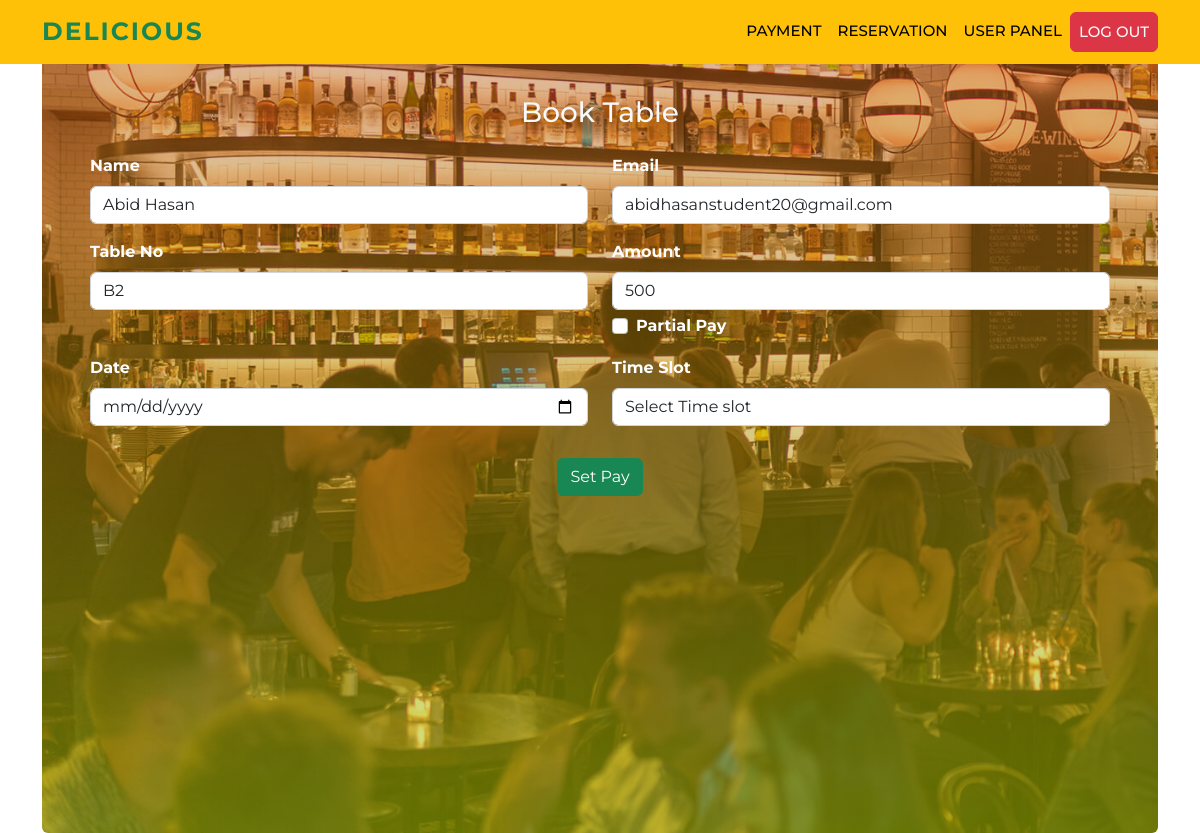
Screenshot of /user/book.php?id=3 (signed in) with the database file from the repository.
### tables this page shows
CREATE TABLE `user` (
  `id` int(100) NOT NULL,
  `name` varchar(100) NOT NULL,
  `email` varchar(100) NOT NULL,
  `pass` text NOT NULL,
  `p_number` text NOT NULL
);

CREATE TABLE `table` (
  `tid` int(55) NOT NULL,
  `t_name` varchar(150) NOT NULL,
  `chair` varchar(100) NOT NULL,
  `amount` varchar(100) NOT NULL,
  `describe` varchar(255) NOT NULL
);

### user/book.php (the view, shortened to what this page needs)
<?php
include 'connection.php';
$id = isset($_GET['id']) ? intval($_GET['id']) : 0;
$sql_table = "SELECT t_name, amount FROM `table` WHERE tid = ?";
$stmt = $conn->prepare($sql_table);
$stmt->bind_param("i", $id);
$stmt->execute();
$result_table = $stmt->get_result();
$row_table = $result_table->fetch_assoc();
$t_name = $row_table['t_name'];
$amount = $row_table['amount'];
$email = $_SESSION['email'];
$sql_user = "SELECT name, email FROM user WHERE email=?";
$stmt = $conn->prepare($sql_user);
$stmt->bind_param("s", $email);
$stmt->execute();
$result_user = $stmt->get_result();
$row_user = $result_user->fetch_assoc();
$user_name = $row_user['name'];
$user_email = $row_user['email'];
$current_date = date('Y-m-d');
?>
<!DOCTYPE html>
<html lang="en">
<head>
    <link rel="stylesheet" href="userstyle.css">
    <link href="https://cdn.jsdelivr.net/npm/bootstrap@5.2.3/dist/css/bootstrap.min.css" rel="stylesheet">
</head>
<body>
    <?php include "Nav.php"; ?>
    <div class="container mt-5 text-light">
        <div class="form mt-5 p-5 bg-dark rounded">
            <form method="post" action="book.php?id=<?php echo $id; ?>" enctype="multipart/form-data">
                <h3 class="text-center mb-4">Book Table</h3>
                <div class="row mb-3">
                    <div class="col-md-6">
                        <div class="form-group fw-bold">
                            <label for="name" class="form-label text-white">Name</label>
                            <input type="text" id="name" name="name" class="form-control" value="<?php echo htmlspecialchars($user_name); ?>" required />
                        </div>
                    </div>
                    <div class="col-md-6">
                        <div class="form-group fw-bold">
                            <label for="email" class="form-label text-white">Email</label>
                            <input type="email" id="email" name="email" class="form-control" value="<?php echo htmlspecialchars($user_email); ?>" required />
                        </div>
                    </div>
                </div>
                <div class="row mb-3">
                    <div class="col-md-6">
                        <div class="form-group fw-bold">
                            <label for="table" class="form-label text-white">Table No</label>
                            <input type="text" id="table" name="table" class="form-control" value="<?php echo htmlspecialchars($t_name); ?>" readonly />
                        </div>
                    </div>
                    <div class="col-md-6">
                        <div class="form-group fw-bold">
                            <label for="price" class="form-label text-white">Amount</label>
                            <input type="number" id="price" name="price" class="form-control" value="<?php echo htmlspecialchars($amount); ?>" readonly />
                        </div>
                        <div class="form-group mt-1">
                            <div class="form-check">
                                <input type="checkbox" id="partial-pay-checkbox" class="form-check-input">
                                <label for="partial-pay-checkbox" class="form-check-label text-white fw-bold">Partial Pay</label>
                            </div>
                        </div>
                    </div>
                </div>
                <div class="row mb-3">
                    <div class="col-md-6">
                        <div class="form-group">
                            <label for="date" class="form-label text-white fw-bold">Date</label>
                            <input type="date" id="date" name="date" class="form-control" min="<?php echo $current_date; ?>" required />
                        </div>
                    </div>
                    <div class="col-md-6">
                        <div class="form-group">
                            <label class="form-label text-white fw-bold">Time Slot</label>
                            <select name="time_slot" class="form-control" required>
                                <option value="">Select Time slot</option>
                            </select>
                        </div>
                    </div>
                </div>
                <div class="text-center">
                    <button type="submit" class="btn btn-success mt-3">Set Pay</button>
                </div>
            </form>
        </div>
    </div>
</body>
</html>

### user/userstyle.css (style rules this page uses)
* { margin: 0; padding: 0; }
.form { background: linear-gradient(rgba(177,74,0,0.3981967787114846), rgba(174,199,0,0.5606617647058824)), url(./img/log-bg.jpg); min-height: calc(100vh - 15px); background-repeat: no-repeat; background-size: cover; }

### user/Nav.php (style rules this page uses)
* { font-family: 'Montserrat', sans-serif; }

### rows the page displays
user: name "Abid Hasan", email "abidhasanstudent20@gmail.com"
table: table "B2", price "500"
